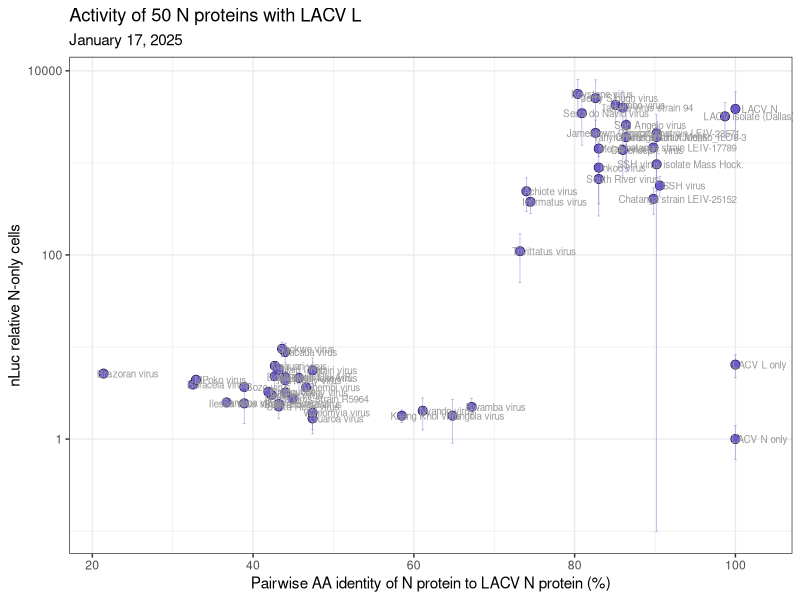
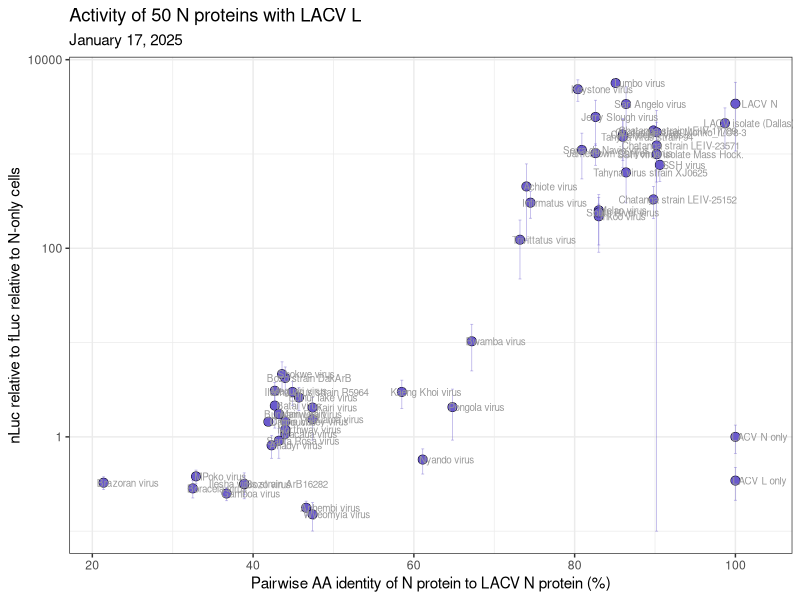
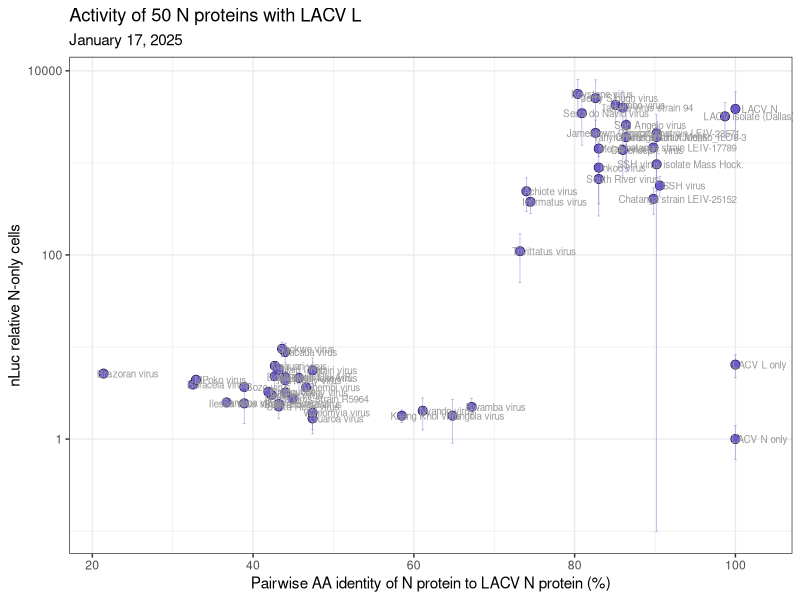
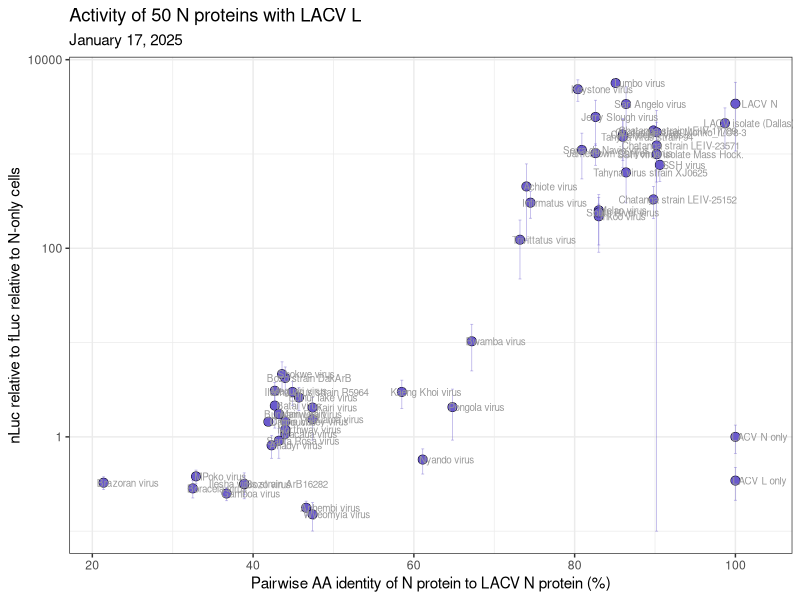

Here is the R script that generated these plots, in order:
library(tidyverse)
library(readxl)
library(patchwork)

df <- read_excel("2025_01_17_LACV_50N_exp1_tidy.xlsx")

# remove L-only from the data frame and use N-only instead
# df <- df %>% 
#   filter(!(N == "LACV L only"))

# calculate nLuc / fLuc
df <- df %>% mutate(nLuc_rel_fLuc = nLuc / fLuc)

# calculate N-only nLuc
df$bg_nLuc          <- df %>% filter(N == "LACV N only") %>% summarize(bg_nLuc = mean(nLuc)) %>% pull(bg_nLuc)
df$bg_nLuc_rel_fLuc <- df %>% filter(N == "LACV N only") %>% summarize(bg_nLuc_rel_fLuc = mean(nLuc_rel_fLuc)) %>% pull(bg_nLuc_rel_fLuc)

# normalize to N-only
df <- df %>% mutate(nLuc_rel_bg = nLuc / bg_nLuc,
                    nLuc_rel_fLuc_rel_bg = nLuc_rel_fLuc / bg_nLuc_rel_fLuc)

# ---------------------
# activity vs. distance
# ---------------------

# pairwise % identity between GPCs involved
dist_df <- read_excel("../Orthobunya_metadata.xlsx")

df <- left_join(df, dist_df, by=c("N_pMDS" = "pMDS"))

# calculate averages of normalized luminescence
# use double-normalized luminescence values.  
# That is, normalized to both N-only and fLuc
df_norm_avg <- df %>% 
  group_by (N) %>%
  summarize(mean_lum     = mean(nLuc_rel_bg),
            sd_lum       = sd(nLuc_rel_bg),
            mean_rel_lum = mean(nLuc_rel_fLuc_rel_bg),
            sd_rel_lum   = sd(nLuc_rel_fLuc_rel_bg),
            LACV_pct_id  = mean(Pct_ID_LACV_N),
            .groups="drop") 

# Set y axis min and max values for cases when std_dev > mean, 
# This way, negative values won't be undefined by the log scale in ggplot
yaxis_min <- 1e-1
yaxis_max <- 1e5

# singly normalized luminescence - to N-only
ggplot(df_norm_avg) +
  geom_point(aes(x=LACV_pct_id, y=mean_lum), shape=21, 
             fill="slateblue", color="black", size=3, stroke=0.25) +
  geom_errorbar(aes(x=LACV_pct_id, 
                    ymin = ifelse((mean_lum - sd_lum) < yaxis_min, yaxis_min, mean_lum - sd_lum),
                    ymax = ifelse((mean_lum + sd_lum) > yaxis_max, yaxis_max, mean_lum + sd_lum)),
                linewidth=0.25, alpha=0.5, color="slateblue") + 
  geom_text(aes(x=LACV_pct_id, y=mean_lum, label=N), 
            size=2.5, color="grey60", 
            nudge_x=3, 
            nudge_y=0, 
            check_overlap = F ) +
  xlab("Pairwise AA identity of N protein to LACV N protein (%)") +
  ylab("nLuc relative N-only cells") +
  scale_y_log10() +
  theme_bw()  +
  ggtitle("Activity of 50 N proteins with LACV L", subtitle="January 17, 2025")

# save as PDF
ggsave("2025_02_07_LACV_51N_results_singly_normalized.pdf", units="in", width=10, height=7.5)

# doubly normalized luminescence (normalize to N-only and fLuc)
ggplot(df_norm_avg) +
  geom_point(aes(x=LACV_pct_id, y=mean_rel_lum), shape=21, 
             fill="slateblue", color="black", size=3, stroke=0.25) +
  geom_errorbar(aes(x=LACV_pct_id, 
                    ymin = ifelse((mean_rel_lum - sd_rel_lum) < yaxis_min, yaxis_min, mean_rel_lum - sd_rel_lum),
                    ymax = ifelse((mean_rel_lum + sd_rel_lum) > yaxis_max, yaxis_max, mean_rel_lum + sd_rel_lum)),
                linewidth=0.25, alpha=0.5, color="slateblue") +
  geom_text(aes(x=LACV_pct_id, y=mean_rel_lum, label=N), 
            size=2.5, color="grey60", 
            nudge_x=3, 
            nudge_y=0, 
            check_overlap = F ) +
  xlab("Pairwise AA identity of N protein to LACV N protein (%)") +
  ylab("nLuc relative to fLuc relative to N-only cells") +
  scale_y_log10() +
  theme_bw()  +
  ggtitle("Activity of 50 N proteins with LACV L", subtitle="January 17, 2025")

# save as PDF
ggsave("2025_02_07_LACV_51N_results_doubly_normalized.pdf", units="in", width=10, height=7.5)
